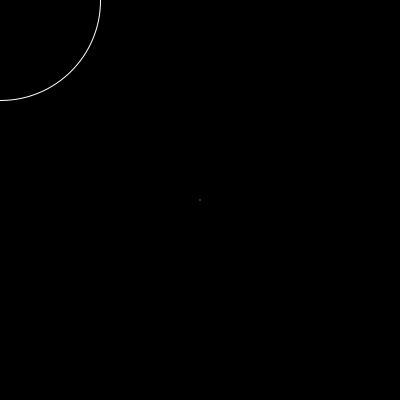
Frame 1 (no input)
Frame 60 (the mouse pressed at the canvas centre just before this capture): identical to frame 1, image omitted
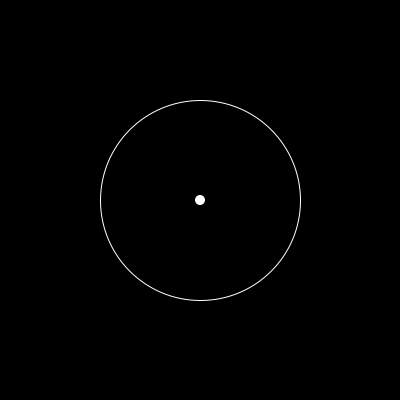
Frame 120 (the mouse held since frame 60 and released just before this capture)

The Processing sketch that drew these frames (run headless with seeded random() and noise(); from frame 60 on, the mouse is pressed at the canvas centre):

// Processing sketch: processing_106991
// ── processing_106991.pde

PVector mouseP, pos, sPos, vector, nVector;
float rad, prop, distance, diameter, sDistance, strokeW;

void setup()
{
  size(400, 400);
  
  mouseP = new PVector();
  pos = new PVector();
  sPos = new PVector(width/2, height/2);
  vector = new PVector();
  nVector = new PVector();
  pos = sPos;
  diameter = 200;
  rad = diameter/2;
  strokeW = 1;
}

void draw()
{
  background(0);
  
  mouseP = new PVector(mouseX, mouseY);
  vector = PVector.sub(sPos, mouseP);
  distance = PVector.dist(pos, mouseP);
  sDistance = PVector.dist(sPos, mouseP);
  
  if (distance <= rad)
  {
    prop = (rad-sDistance)/rad;
    strokeW = map(prop, 0, 1, 1, 10);
    nVector = vector;

    nVector.mult(prop);
    pos = PVector.add(nVector, sPos);
  }
  
  else
  {
    pos = sPos;
    strokeW = 1;
  }
  
  fill(255);
  stroke(255);
//  strokeWeight(strokeW);
//  point(pos.x, pos.y);
  noStroke();
  ellipse(pos.x, pos.y, strokeW,strokeW);
  
  noFill();
  stroke(255);
  strokeWeight(1);
  ellipse(mouseP.x, mouseP.y, diameter, diameter);
  
}
